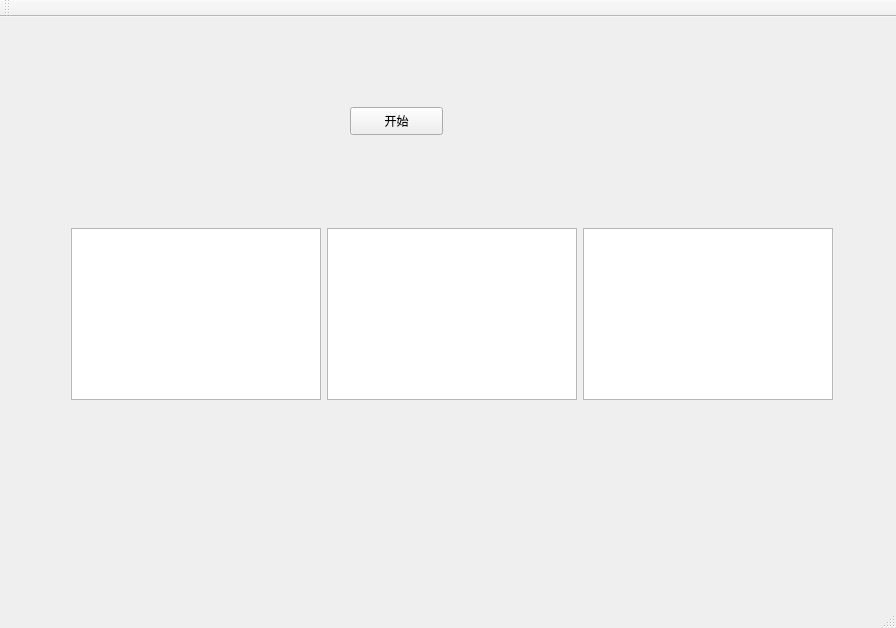
<?xml version="1.0" encoding="UTF-8"?>
<ui version="4.0">
 <class>MainWindow</class>
 <widget class="QMainWindow" name="MainWindow">
  <property name="geometry">
   <rect>
    <x>0</x>
    <y>0</y>
    <width>896</width>
    <height>628</height>
   </rect>
  </property>
  <property name="windowTitle">
   <string>MainWindow</string>
  </property>
  <widget class="QWidget" name="centralWidget">
   <widget class="QPushButton" name="pushButton">
    <property name="geometry">
     <rect>
      <x>350</x>
      <y>90</y>
      <width>93</width>
      <height>28</height>
     </rect>
    </property>
    <property name="text">
     <string>开始</string>
    </property>
   </widget>
   <widget class="QWidget" name="">
    <property name="geometry">
     <rect>
      <x>60</x>
      <y>200</y>
      <width>784</width>
      <height>194</height>
     </rect>
    </property>
    <layout class="QHBoxLayout" name="horizontalLayout">
     <item>
      <widget class="QTextEdit" name="textEdit"/>
     </item>
     <item>
      <widget class="QTextEdit" name="textEdit_2"/>
     </item>
     <item>
      <widget class="QTextEdit" name="textEdit_3"/>
     </item>
    </layout>
   </widget>
  </widget>
  <widget class="QMenuBar" name="menuBar">
   <property name="geometry">
    <rect>
     <x>0</x>
     <y>0</y>
     <width>896</width>
     <height>26</height>
    </rect>
   </property>
  </widget>
  <widget class="QToolBar" name="mainToolBar">
   <attribute name="toolBarArea">
    <enum>TopToolBarArea</enum>
   </attribute>
   <attribute name="toolBarBreak">
    <bool>false</bool>
   </attribute>
  </widget>
  <widget class="QStatusBar" name="statusBar"/>
 </widget>
 <layoutdefault spacing="6" margin="11"/>
 <resources/>
 <connections/>
</ui>
